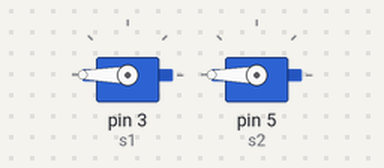
A sketch run on a simulated Arduino Uno, built with avr-gcc and run on an emulated ATmega328P. Parts: 2 × servo.

Above: at 0.05 s.
At 2.0 s:
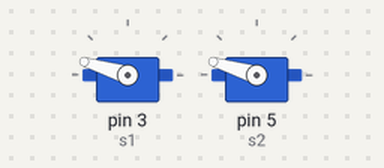
At 2.8 s:
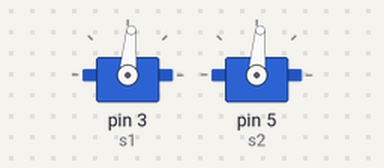
At 3.65 s:
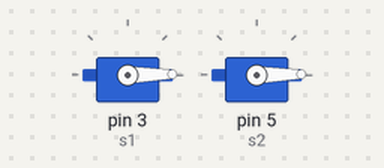
Timing chart, 0 to 8.4 s (numbered marks = the images above):
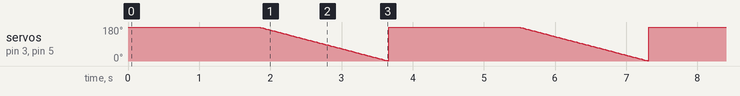

Measured:
- by itself, servo on pin 3 (s1), servo on pin 5 (s2): ramps from 180° to 1° and jumps back, once every 3.7 s

The sketch:

servo_motor_rahaf1.ino
```cpp
#include <Servo.h>
Servo s1;
Servo s2;
int i=0;


void setup()
{
  s1.attach(3);
  s2.attach(5);
}

void loop()
{
  for(i=360; i>0;i--){
    s1.write(i);
    s2.write(i);
  delay(10);
  }

}
```
